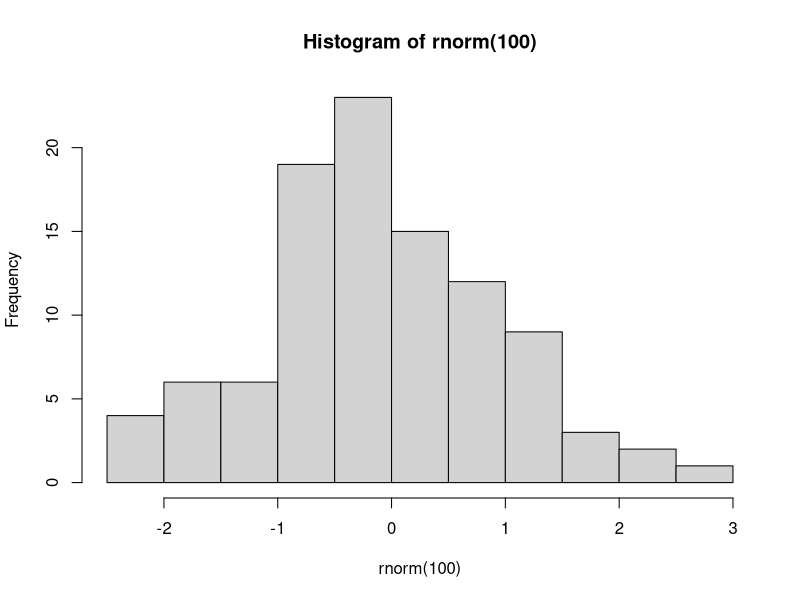

R code for this plot:
## ---- chunk 1
x <- 1234
y <- 4567
x + y
c("a", "b", "c")
foo <- function (x) { 1 + sin(x); }
message("hi")
warning("hi")
hist(rnorm(100))
